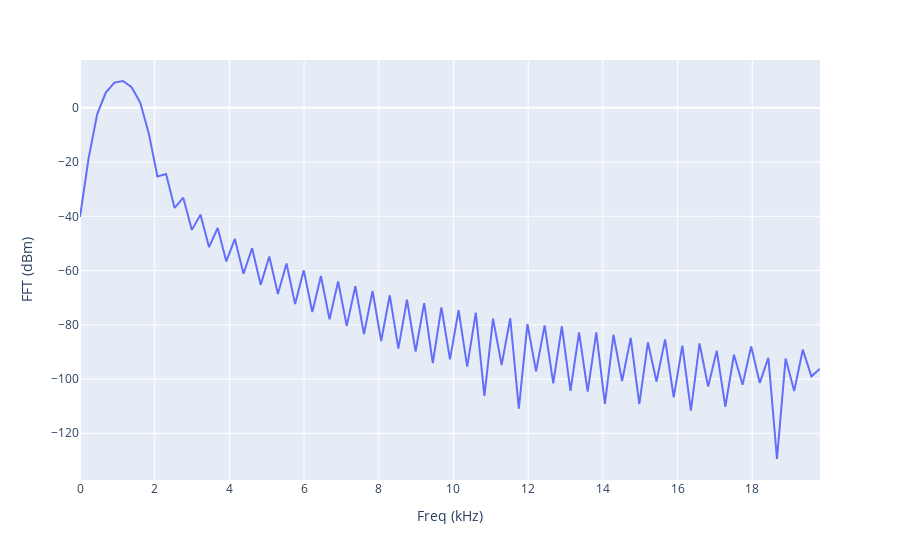

Write notebook code for a chart like this one.
### Code cell
# Plot Sine Wave FFT 20 kHz
sineFFT = pd.read_csv("lab1_sineFFTtraces.csv", skiprows=7, sep=", ")
sineFFT['Freq (kHz)'] = sineFFT['Freq (Hz)'] * 10**5
sineFFT = sineFFT[sineFFT['Freq (kHz)'] < 20]

fig = px.line(sineFFT, x='Freq (kHz)', y='FFT (dBm)')
fig.show()

### Figure 1 — Plotly figure (JSON) as saved in the notebook; plotly's stock layout.template omitted (floating-point values rounded to 4 significant figures)
{"data": [{"hovertemplate": "Freq (kHz)=%{x}<br>FFT (dBm)=%{y}<extra></extra>", "legendgroup": "", "line": {"color": "#636efa", "dash": "solid"}, "marker": {"symbol": "circle"}, "mode": "lines", "name": "", "orientation": "v", "showlegend": false, "type": "scatter", "x": [0, 0.2304, 0.4608, 0.6912, 0.9216, 1.152, 1.382, 1.613, 1.843, 2.074, 2.304, 2.534, 2.765, 2.995, 3.226, 3.456, 3.686, 3.917, 4.147, 4.378, 4.608, 4.838, 5.069, 5.299, 5.53, 5.76, 5.99, 6.221, 6.451, 6.682, 6.912, 7.142, 7.373, 7.603, 7.834, 8.064, 8.294, 8.525, 8.755, 8.986, 9.216, 9.446, 9.677, 9.907, 10.14, 10.37, 10.6, 10.83, 11.06, 11.29, 11.52, 11.75, 11.98, 12.21, 12.44, 12.67, 12.9, 13.13, 13.36, 13.59, 13.82, 14.05, 14.28, 14.52, 14.75, 14.98, 15.21, 15.44, 15.67, 15.9, 16.13, 16.36, 16.59, 16.82, 17.05, 17.28, 17.51, 17.74, 17.97, 18.2, 18.43, 18.66, 18.89, 19.12, 19.35, 19.58, 19.81], "xaxis": "x", "y": [-40.24, -18.64, -2.323, 5.608, 9.298, 9.892, 7.611, 1.954, -9.548, -25.34, -24.39, -36.93, -33.11, -45.0, -39.38, -51.37, -44.31, -56.59, -48.34, -61.14, -51.77, -65.27, -54.81, -68.63, -57.38, -72.37, -59.86, -75.26, -62.01, -77.98, -64.04, -80.4, -65.76, -83.46, -67.53, -85.97, -69.12, -88.79, -70.76, -89.84, -72.0, -94.15, -73.58, -92.78, -74.63, -95.42, -75.51, -106.2, -77.74, -94.85, -77.58, -110.9, -79.72, -97.18, -80.24, -101.6, -80.55, -104.3, -82.84, -104.6, -82.83, -109.1, -83.68, -100.8, -84.83, -109.2, -86.49, -100.9, -85.39, -106.7, -87.65, -111.6, -86.88, -102.8, -89.56, -110.2, -91.05, -102.1, -87.96, -101.4, -92.16, -129.5, -92.47, -104.4, -89.18, -99.02, -96.2], "yaxis": "y"}], "layout": {"legend": {"tracegroupgap": 0}, "margin": {"t": 60}, "xaxis": {"anchor": "y", "domain": [0, 1], "title": {"text": "Freq (kHz)"}}, "yaxis": {"anchor": "x", "domain": [0, 1], "title": {"text": "FFT (dBm)"}}}}
